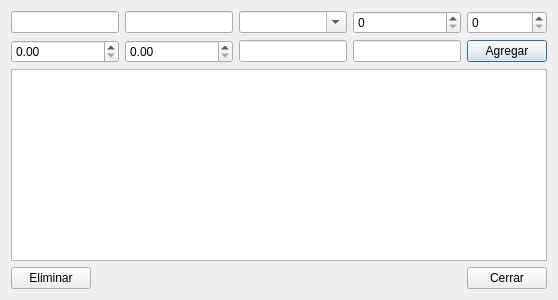
<?xml version="1.0" encoding="UTF-8"?>
<ui version="4.0">
 <class>InventarioDialog</class>
 <widget class="QDialog" name="InventarioDialog">
  <property name="windowTitle">
   <string>Inventario</string>
  </property>
  <layout class="QVBoxLayout" name="verticalLayout">
   <item>
    <layout class="QGridLayout" name="layoutInputs">
     <item row="0" column="0">
      <widget class="QLineEdit" name="lineEditSKU"/>
     </item>
     <item row="0" column="1">
      <widget class="QLineEdit" name="lineEditNombre"/>
     </item>
     <item row="0" column="2">
      <widget class="QComboBox" name="comboCategoria">
       <property name="editable">
        <bool>true</bool>
       </property>
      </widget>
     </item>
     <item row="0" column="3">
      <widget class="QSpinBox" name="spinCantidad">
       <property name="minimum">
        <number>0</number>
       </property>
      </widget>
     </item>
     <item row="0" column="4">
      <widget class="QSpinBox" name="spinStockMin">
       <property name="minimum">
        <number>0</number>
       </property>
      </widget>
     </item>
     <item row="1" column="0">
      <widget class="QDoubleSpinBox" name="doubleCosto">
       <property name="decimals">
        <number>2</number>
       </property>
       <property name="minimum">
        <double>0.0</double>
       </property>
      </widget>
     </item>
     <item row="1" column="1">
      <widget class="QDoubleSpinBox" name="doublePrecio">
       <property name="decimals">
        <number>2</number>
       </property>
       <property name="minimum">
        <double>0.0</double>
       </property>
      </widget>
     </item>
     <item row="1" column="2">
      <widget class="QLineEdit" name="lineUbicacion"/>
     </item>
     <item row="1" column="3">
      <widget class="QLineEdit" name="lineProveedor"/>
     </item>
     <item row="1" column="4">
      <widget class="QPushButton" name="btnAgregar">
       <property name="text">
        <string>Agregar</string>
       </property>
      </widget>
     </item>
    </layout>
   </item>
   <item>
    <widget class="QTableView" name="tableProductos">
     <property name="selectionBehavior">
      <enum>QAbstractItemView::SelectRows</enum>
     </property>
    </widget>
   </item>
   <item>
    <layout class="QHBoxLayout" name="layoutButtons">
     <item>
      <widget class="QPushButton" name="btnEliminar">
       <property name="text">
        <string>Eliminar</string>
       </property>
      </widget>
     </item>
     <item>
      <spacer name="horizontalSpacer">
       <property name="orientation">
        <enum>Qt::Horizontal</enum>
       </property>
       <property name="sizeHint" stdset="0">
        <size>
         <width>40</width>
         <height>20</height>
        </size>
       </property>
      </spacer>
     </item>
     <item>
      <widget class="QPushButton" name="btnCerrar">
       <property name="text">
        <string>Cerrar</string>
       </property>
      </widget>
     </item>
    </layout>
   </item>
  </layout>
 </widget>
 <resources/>
 <connections/>
</ui>
